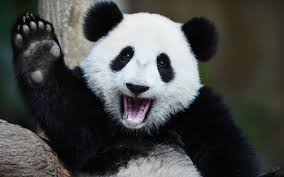
#> input picture panda.jpeg, 284 x 177 px
$ jupyter execute 'cnn pooling.ipynb'
#> lines starting #> are read from the running program, lines starting #| are printed output that depends on the picture
[cell 1]
import cv2
import numpy as np
import matplotlib.pyplot as plt

[cell 2]
img = cv2.imread("../panda.jpeg")
#> img is the input picture: shape (177, 284, 3); mean B, G, R 72.1, 73.7, 72.4

[cell 3]
gray = cv2.cvtColor(img, cv2.COLOR_RGB2GRAY)

[cell 4]
plt.imshow(gray, cmap="gray")

[cell 5]
resized = cv2.resize(gray, (200, 200))
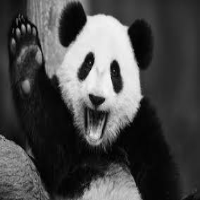
#> resized: shape (200, 200); min 0, max 246, mean 73

[cell 6]
plt.imshow(resized, cmap="gray")

[cell 7]
pool_shape = (4, 4)

[cell 8]
img_gen = np.zeros([resized.shape[0]//pool_shape[0], resized.shape[1]//pool_shape[1]])

[cell 9]
img_gen.shape
#> Out = (50, 50)

[cell 10]
for i in range(0, resized.shape[0], pool_shape[0]):
    for j in range(0, resized.shape[1], pool_shape[1]):
        sl = resized[i:i+pool_shape[0], j:j+pool_shape[1]]
        img_gen[i//pool_shape[0], j//pool_shape[1]] = np.max(sl)
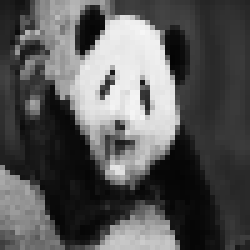
#> img_gen: shape (50, 50) float64 (shown 5 times larger); min 4, max 246, mean 87.7
